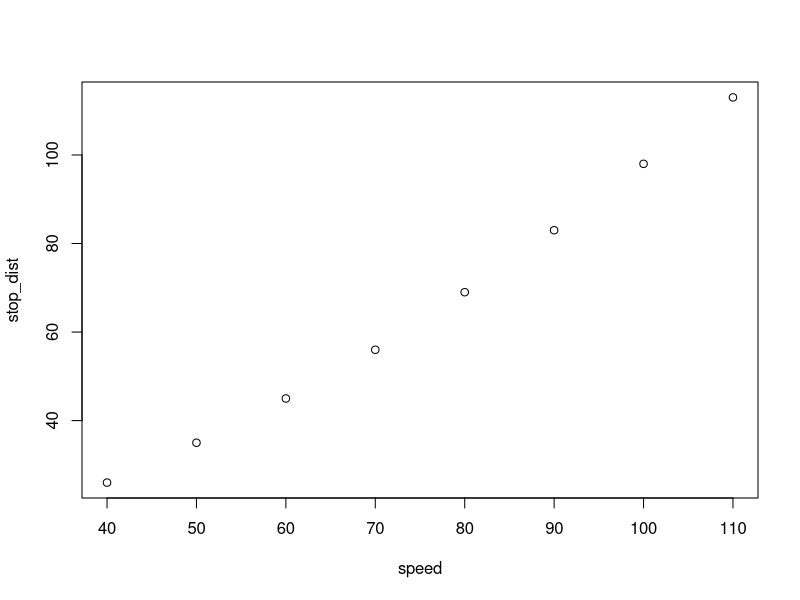
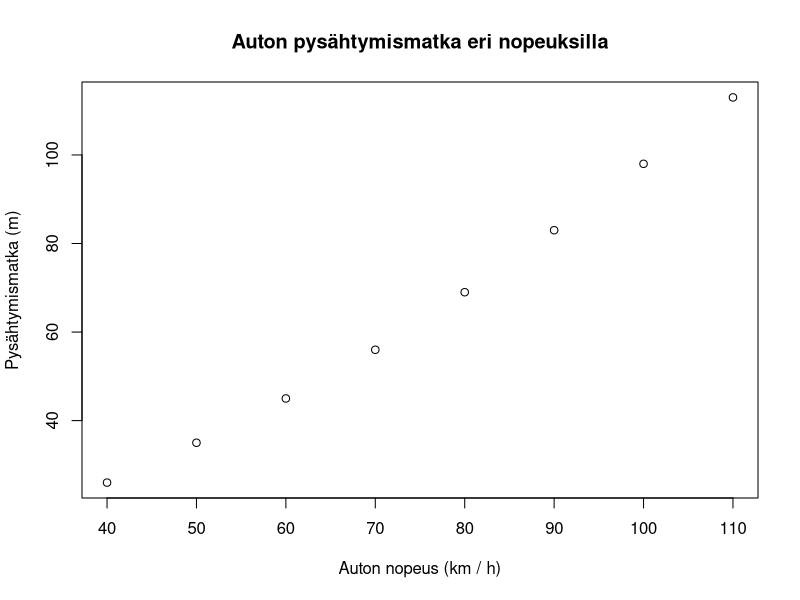
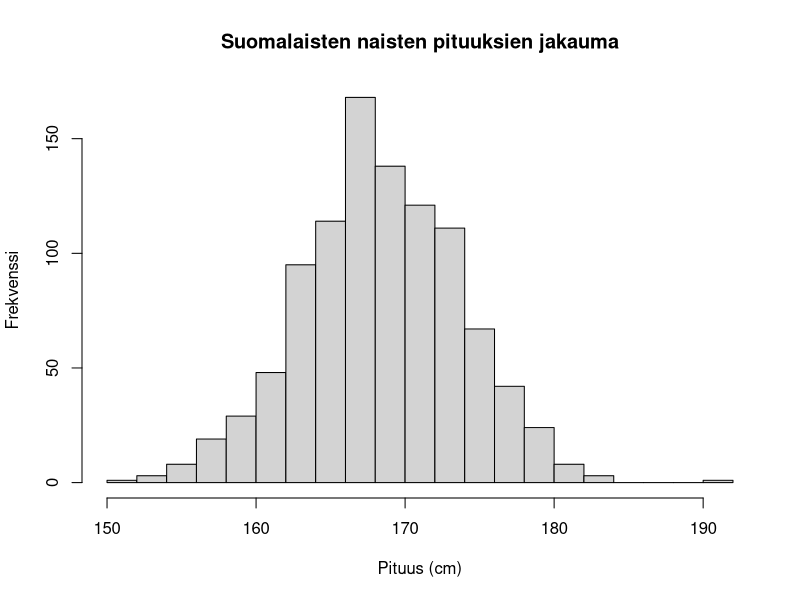
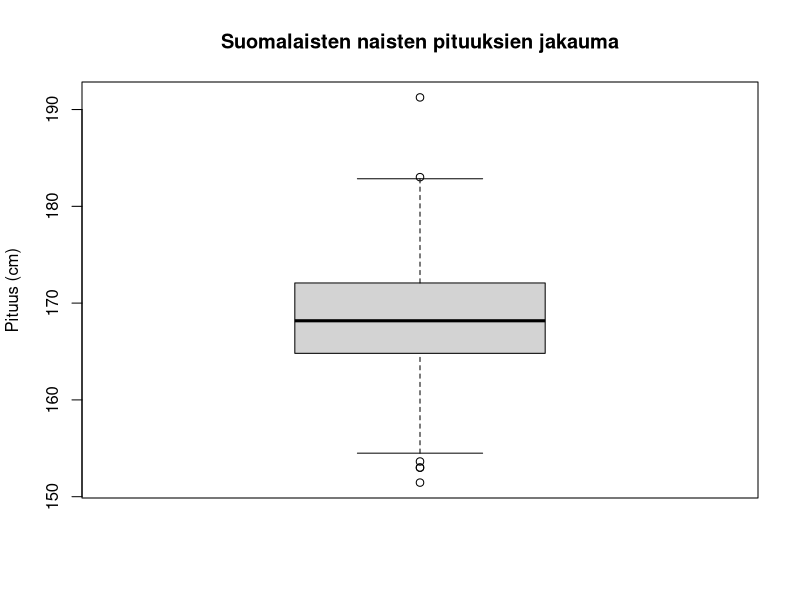
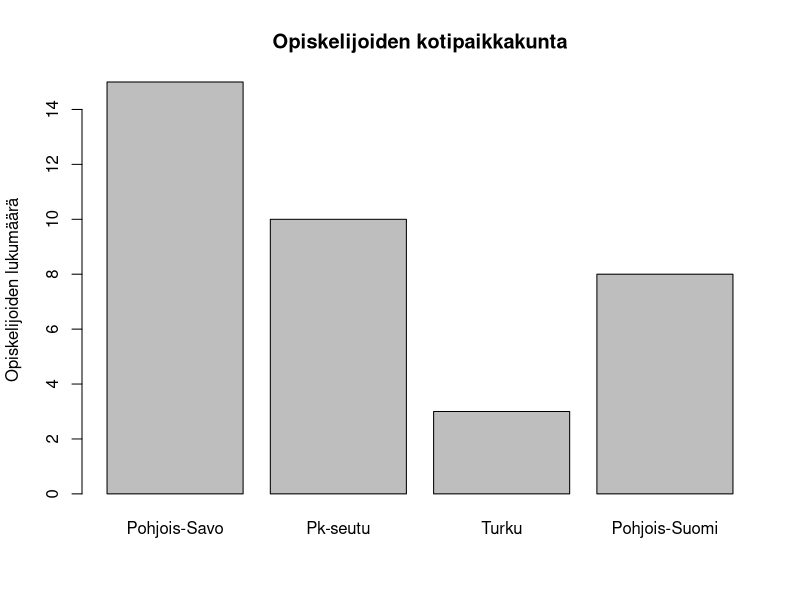
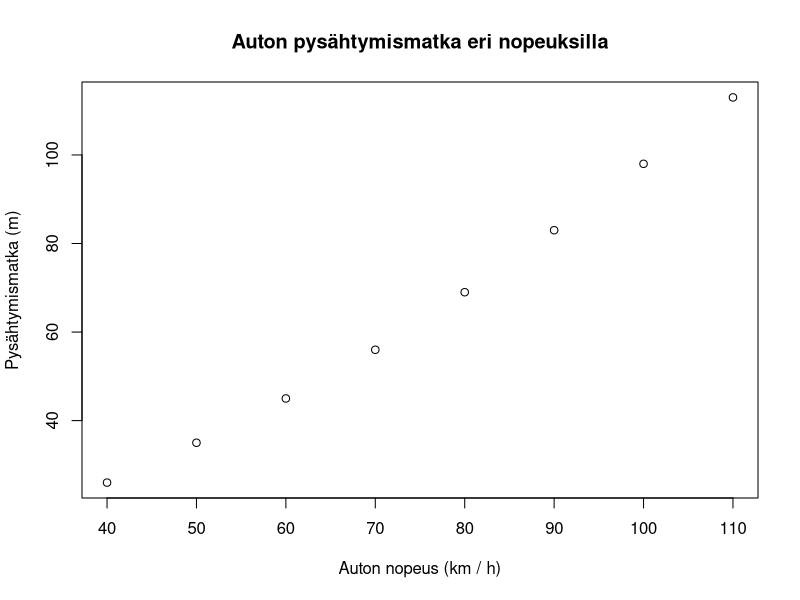
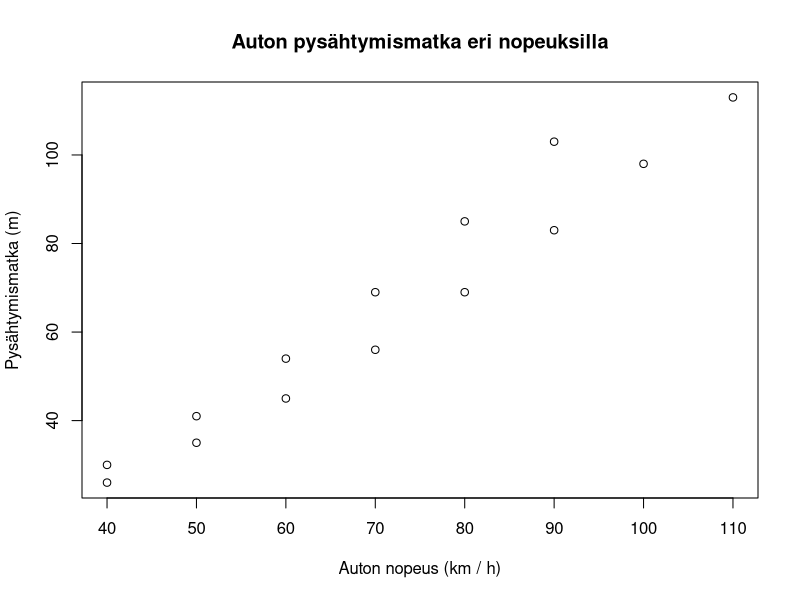
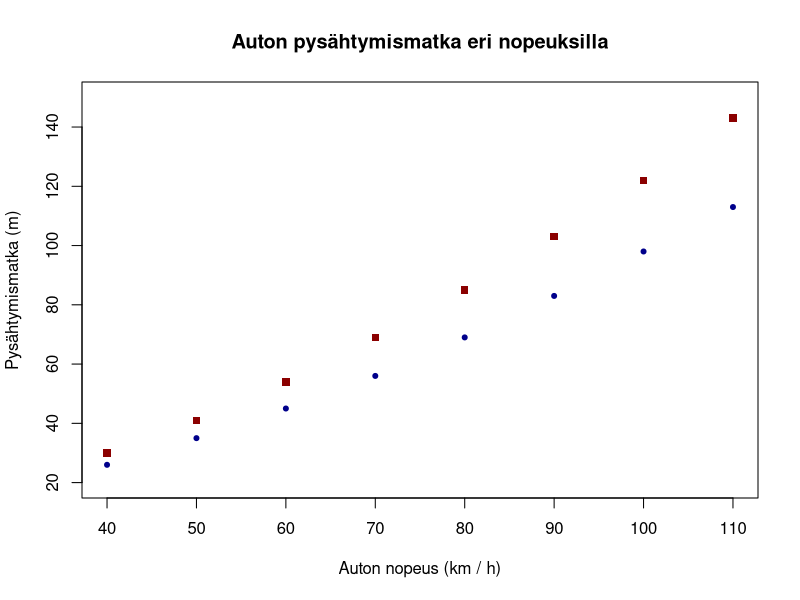

Generate these figures, in order, with R:
## ---- chunk 1
# Car speeds (km/h)
speed <- seq(40, 110, by = 10)
# Stopping distances (m)
stop_dist <- c(26, 35, 45, 56, 69, 83, 98, 113)

plot(x = speed, y = stop_dist)
## ---- chunk 2
plot(x = speed, y = stop_dist,
     main = "Auton pysähtymismatka eri nopeuksilla",
     xlab = "Auton nopeus (km / h)", ylab = "Pysähtymismatka (m)")
## ---- chunk 3
# A vector of 1000 observations from a normal distribution of heights of Finnish women
heights <- rnorm(n = 1000, mean = 168, sd = 5.4)
hist(heights, breaks = 20, 
     main = "Suomalaisten naisten pituuksien jakauma",
     xlab = "Pituus (cm)", ylab = "Frekvenssi")
## ---- chunk 4
boxplot(heights, breaks = 20, 
     main = "Suomalaisten naisten pituuksien jakauma",
     ylab = "Pituus (cm)")
## ---- chunk 5
origin <- c("Pohjois-Savo" = 15, "Pk-seutu" = 10, "Turku" = 3,
            "Pohjois-Suomi" = 8)
origin
origin["Turku"]
barplot(origin, 
        main = "Opiskelijoiden kotipaikkakunta",
        ylab = "Opiskelijoiden lukumäärä")
## ---- chunk 6
plot(x = speed, y = stop_dist,
     main = "Auton pysähtymismatka eri nopeuksilla",
     xlab = "Auton nopeus (km / h)", ylab = "Pysähtymismatka (m)")
## ---- chunk 7
stop_dist_wet <- c(30, 41, 54, 69, 85, 103, 122, 143)
plot(x = speed, y = stop_dist,
     main = "Auton pysähtymismatka eri nopeuksilla",
     xlab = "Auton nopeus (km / h)", ylab = "Pysähtymismatka (m)")
points(x = speed, y = stop_dist_wet)
## ---- chunk 8
plot(x = speed, y = stop_dist,
     col = "darkblue", pch = 20,
     ylim = c(20, 150),
     main = "Auton pysähtymismatka eri nopeuksilla",
     xlab = "Auton nopeus (km / h)", ylab = "Pysähtymismatka (m)")
points(x = speed, y = stop_dist_wet, pch = 15, col = "darkred")
## ---- chunk 9
plot(x = speed, y = stop_dist,
     col = "darkblue", pch = 20,
     ylim = c(20, 150),
     main = "Auton pysähtymismatka eri nopeuksilla",
     xlab = "Auton nopeus (km / h)", ylab = "Pysähtymismatka (m)")

points(x = speed, y = stop_dist_wet, pch = 15, col = "darkred")

legend(x = 40, y = 150,
       legend = c("Märkä keli", "Kuiva keli"),
       pch = c(15, 20), col = c("darkred", "darkblue"))
## ---- chunk 10
# Create vecotr of squared speeds to fit second order polynomial
speed_squared <- speed^2

# Model for dry weather
model_dry <- lm(stop_dist ~ speed + speed_squared)
prediction_dry <- model_dry$fitted.values

# Model for rainy weather
model_wet <- lm(stop_dist_wet ~ speed + speed_squared)
prediction_wet <- model_wet$fitted.values
## ---- chunk 11
plot(x = speed, y = stop_dist,
     col = "darkblue", pch = 20,
     ylim = c(20, 150),
     main = "Auton pysähtymismatka eri nopeuksilla",
     xlab = "Auton nopeus (km / h)", ylab = "Pysähtymismatka (m)")

points(x = speed, y = stop_dist_wet, pch = 15, col = "darkred")

legend(x = 40, y = 150,
       legend = c("Märkä keli", "Kuiva keli"),
       pch = c(15, 20), col = c("darkred", "darkblue"))

lines(speed, prediction_dry, lty = "dashed")
lines(speed, prediction_wet, lty = "dashed")
## ---- chunk 12
plot(x = speed, y = stop_dist,
     col = "darkblue", pch = 20,
     ylim = c(20, 150),
     main = "Auton pysähtymismatka eri nopeuksilla",
     xlab = "Auton nopeus (km / h)", ylab = "Pysähtymismatka (m)")

points(x = speed, y = stop_dist_wet, pch = 15, col = "darkred")

legend(x = 40, y = 150,
       legend = c("Märkä keli", "Kuiva keli",
                  "Ennuste märälle kelille",
                  "Ennuste kuivalle kelille"),
       pch = c(15, 20, NA, NA),
       lty = c(NA, NA, "dashed", "dashed"),
       col = c("darkred", "darkblue", "darkred", "darkblue"))

lines(speed, prediction_dry, lty = "dashed", col = "darkblue")
lines(speed, prediction_wet, lty = "dashed", col = "darkred")
## ---- chunk 13
plot(x = speed, y = stop_dist,
     col = "darkblue", pch = 20,
     ylim = c(20, 150),
     main = "Auton pysähtymismatka eri nopeuksilla",
     xlab = "Auton nopeus (km / h)", ylab = "Pysähtymismatka (m)")

points(x = speed, y = stop_dist_wet, pch = 15, col = "darkred")

legend(x = 40, y = 150,
       legend = c("Märkä keli", "Kuiva keli",
                  "Ennuste märälle kelille",
                  "Ennuste kuivalle kelille"),
       pch = c(15, 20, NA, NA),
       lty = c(NA, NA, "dashed", "dashed"),
       col = c("darkred", "darkblue", "darkred", "darkblue"))

lines(speed, prediction_dry, lty = "dashed", col = "darkblue")
lines(speed, prediction_wet, lty = "dashed", col = "darkred")

text(x = 95, y = 145, labels = "ERO JOPA 30 METRIÄ!") 
